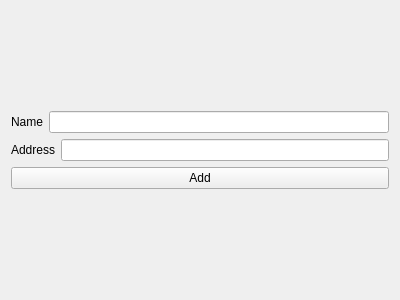
<?xml version="1.0" encoding="UTF-8"?>
<ui version="4.0">
 <class>Form</class>
 <widget class="QWidget" name="Form">
  <property name="geometry">
   <rect>
    <x>0</x>
    <y>0</y>
    <width>400</width>
    <height>300</height>
   </rect>
  </property>
  <property name="windowTitle">
   <string>Add Store</string>
  </property>
  <layout class="QVBoxLayout" name="verticalLayout_2">
   <item>
    <layout class="QVBoxLayout" name="verticalLayout">
     <item>
      <layout class="QHBoxLayout" name="horizontalLayout">
       <item>
        <widget class="QLabel" name="label">
         <property name="text">
          <string>Name</string>
         </property>
        </widget>
       </item>
       <item>
        <widget class="QLineEdit" name="lineEdit"/>
       </item>
      </layout>
     </item>
     <item>
      <layout class="QHBoxLayout" name="horizontalLayout_2">
       <item>
        <widget class="QLabel" name="label_2">
         <property name="text">
          <string>Address</string>
         </property>
        </widget>
       </item>
       <item>
        <widget class="QLineEdit" name="lineEdit_2"/>
       </item>
      </layout>
     </item>
     <item>
      <widget class="QPushButton" name="Add">
       <property name="text">
        <string>Add</string>
       </property>
      </widget>
     </item>
    </layout>
   </item>
  </layout>
 </widget>
 <resources/>
 <connections/>
</ui>
